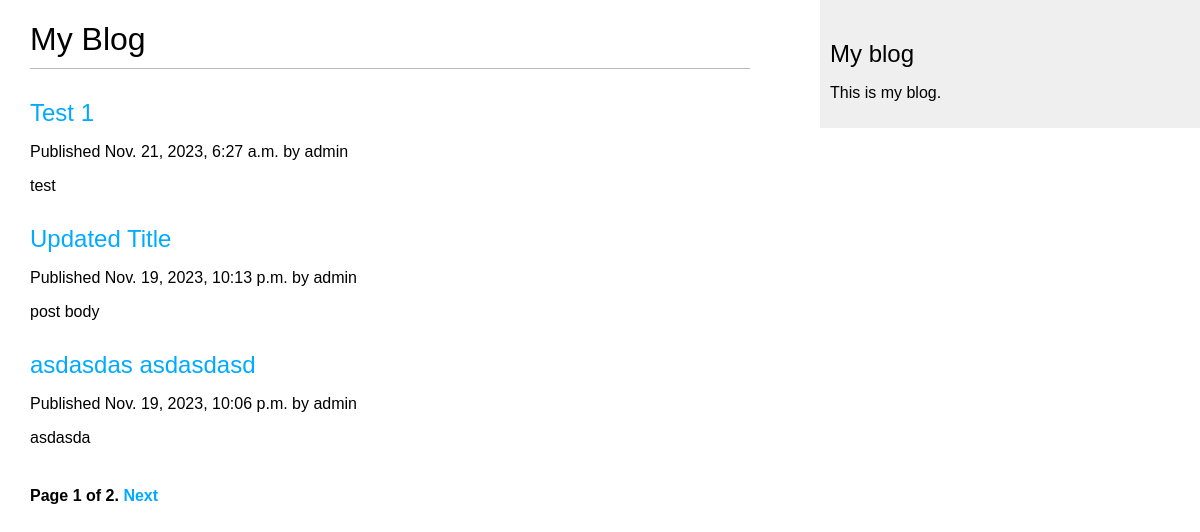
Screenshot of /blog/ with the database file from the repository.
### my_blog/models.py (models this page shows, shortened)
class Post(models.Model):
    class Status(models.TextChoices):
        DRAFT = 'DF', 'Draft'
        PUBLISHED = 'PB', 'Published'
    class Meta:
        ordering = ['-publish']
        indexes = [
            models.Index(fields=['-publish'])
        ]
    title = models.CharField(max_length=250)
    slug = models.SlugField(max_length=250, unique_for_date='publish')
    body = models.TextField()
    publish = models.DateTimeField(default=timezone.now)
    created = models.DateTimeField(auto_now_add=True)
    updated = models.DateTimeField(auto_now=True)
    status = models.CharField(max_length=2,
                              choices=Status.choices,
                              default=Status.DRAFT)
    objects = models.Manager()
    published = PublishedManager()
    author = models.ForeignKey(User, on_delete=models.CASCADE, related_name='blog_posts')
    def get_absolute_url(self):
        return reverse("blog:post_detail",
                       args=[self.publish.year,
                             self.publish.month,
                             self.publish.day,
                             self.slug])

### my_blog/views.py (the view)
# urls.py: path('', views.PostListView.as_view(), name='post_list'),
class PostListView(ListView):
    queryset = Post.published.all()
    context_object_name = 'posts'
    paginate_by = 3
    template_name = 'blog/post/list.html'

### my_blog/templates/blog/post/list.html (shortened to what this page needs)
{% extends 'blog/base.html' %}  {% block content %}
  <h1>My Blog</h1>
  {% for post in posts %}
    <h2><a href="{{ post.get_absolute_url }}">{{ post.title }}</a></h2>
    <p>Published {{ post.publish }} by {{ post.author }}</p>
    {{ post.body|truncatewords:30|linebreaks }}
  {% endfor %}
  {% include "pagination.html" with page=page_obj %}
{% endblock %}

### my_blog/templates/blog/base.html (shortened to what this page needs)
{% load static %}
<!DOCTYPE html>
<html>
  <head>
    <link href="{% static 'css/blog.css' %}" rel="stylesheet" />
  </head>
  <body>
    <div id="content">
      {% block content %}
      {% endblock %}
    </div>
    <div id="sidebar">
      <h2>My blog</h2>
      <p>This is my blog.</p>
    </div>
  </body>
</html>

### my_blog/templates/pagination.html (shortened to what this page needs)
<div class="pagination">
  <span class="step-links">
    <span class="current">Page {{ page.number }} of {{ page.paginator.num_pages }}.</span>
    {% if page.has_next %}
      <a href="?page={{ page.next_page_number }}">Next</a>
    {% endif %}
  </span>
</div>

### my_blog/static/css/blog.css (style rules this page uses)
body { margin: 0; padding: 0; font-family: helvetica, sans-serif; }
a { color: #00abff; text-decoration: none; }
h1 { font-weight: normal; border-bottom: 1px solid #bbb; padding: 0 0 10px 0; }
h2 { font-weight: normal; margin: 30px 0 0; }
#content { float: left; width: 60%; padding: 0 0 0 30px; }
#sidebar { float: right; width: 30%; padding: 10px; background: #efefef; height: 100%; }
.pagination { margin: 40px 0; font-weight: bold; }

### rows the page displays
Post: title "Test 1", publish "Nov. 21, 2023, 6:27 a.m.", author "admin", body "test"
Post: title "Updated Title", publish "Nov. 19, 2023, 10:13 p.m.", author "admin", body "post body"
Post: title "asdasdas asdasdasd", publish "Nov. 19, 2023, 10:06 p.m.", author "admin", body "asdasda"

### other values shown
{{ page.number }} "1"
{{ page.paginator.num_pages }} "2"
